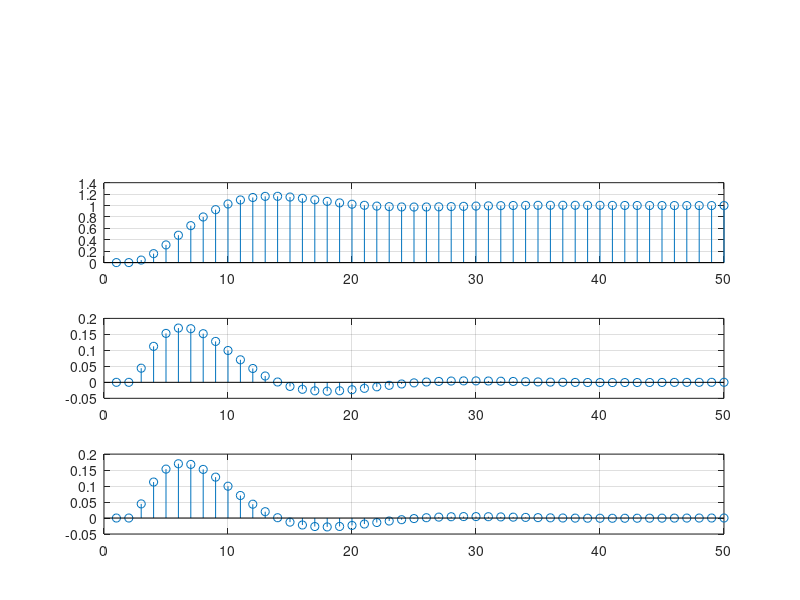

Write the MATLAB code that produced this figure.
clear all
close all
clc
wn=1;
epsilon=0.5;
Ts=pi/10;
G=tf([wn*wn],[1 2*epsilon*wn wn*wn]);
Gd=c2d(G,Ts);
[nd,dd]=tfdata(Gd,'v');b=[0 nd];a=[dd];
x_1=ones(1,50);x_2=[1 zeros(1,49)];
y=filter(b,a,x_1);y_1=filter(b,a,x_2);
z(1)=0;
for i=2:length(y)
    z(i)=y(i)-y(i-1);
end    
subplot(4,1,1);step(G);grid on
subplot(4,1,2);stem(y);grid on
subplot(4,1,3);stem(z);grid on
subplot(4,1,4);stem(y_1);grid on